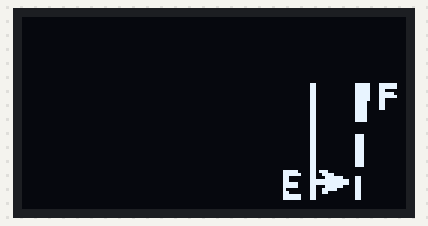
The sketch below on a simulated Arduino Uno, built with avr-gcc and run on an emulated ATmega328P. Shown: 128×64 one-colour display.

Above: at 0.1 s.

The sketch:

Tanque_vacio.ino
```cpp
#include <Wire.h>      // libreria para bus I2C
#include <Adafruit_GFX.h>   // libreria para pantallas graficas
#include <Adafruit_SSD1306.h>   // libreria para controlador SSD1306

#define ANCHO 128     // reemplaza ocurrencia de ANCHO por 128
#define ALTO 64       // reemplaza ocurrencia de ALTO por 64

#define OLED_RESET 4      // necesario por la libreria pero no usado
Adafruit_SSD1306 oled(ANCHO, ALTO, &Wire, OLED_RESET);  // crea objeto

static const unsigned char PROGMEM logoBmp[] =

{
 0x00, 0x60, 0x00, 0xf8, 0xfc, 0x00, 0x60, 0x00, 0xf8, 0xfc, 0x00, 0x60, 0x00, 0xf8, 0xc0, 0x00,
 0x60, 0x00, 0xf8, 0xf8, 0x00, 0x60, 0x00, 0xf8, 0xfc, 0x00, 0x60, 0x00, 0xf8, 0xc0, 0x00, 0x60,
  0x00, 0xf0, 0xc0, 0x00, 0x60, 0x00, 0xf0, 0xc0, 0x00, 0x60, 0x00, 0xf0, 0xc0, 0x00, 0x60, 0x00,
  0xf0, 0x00, 0x00, 0x60, 0x00, 0xf0, 0x00, 0x00, 0x60, 0x00, 0xf0, 0x00, 0x00, 0x60, 0x00, 0xf0,
  0x00, 0x00, 0x60, 0x00, 0x00, 0x00, 0x00, 0x60, 0x00, 0x00, 0x00, 0x00, 0x60, 0x00, 0x00, 0x00,
  0x00, 0x60, 0x00, 0x00, 0x00, 0x00, 0x60, 0x00, 0xe0, 0x00, 0x00, 0x60, 0x00, 0xe0, 0x00, 0x00,
  0x60, 0x00, 0xe0, 0x00, 0x00, 0x60, 0x00, 0xe0, 0x00, 0x00, 0x60, 0x00, 0xe0, 0x00, 0x00, 0x60,
  0x00, 0xe0, 0x00, 0x00, 0x60, 0x00, 0xe0, 0x00, 0x00, 0x60, 0x00, 0xe0, 0x00, 0x00, 0x60, 0x00,
  0xe0, 0x00, 0x00, 0x60, 0x00, 0xe0, 0x00, 0x00, 0x60, 0x00, 0xe0, 0x00, 0x00, 0x60, 0x00, 0x00,
  0x00, 0xf8, 0x6e, 0x00, 0x00, 0x00, 0xfc, 0x67, 0x80, 0x00, 0x00, 0xc0, 0x63, 0xf0, 0xc0, 0x00,
  0xc0, 0x7f, 0xfc, 0xc0, 0x00, 0xf8, 0x7f, 0xfc, 0xc0, 0x00, 0xf8, 0x63, 0xf0, 0xc0, 0x00, 0x80,
  0x67, 0xc0, 0xc0, 0x00, 0xc0, 0x66, 0x00, 0xc0, 0x00, 0xfc, 0x60, 0x00, 0xc0, 0x00, 0xfc, 0x60,
  0x00, 0xc0, 0x00, 0x00, 0x00, 0x00, 0x00, 0x00, 0x00, 0x00, 0x00, 0x00, 0x00, 0x00, 0x00, 0x00,
  0x00, 0x00, 0x00, 0x00, 0x00, 0x00, 0x00, 0x00, 0x00, 0x00, 0x00, 0x00, 0x00, 0x00, 0x00, 0x00,
  0x00
};


void setup() {
  Wire.begin();         // inicializa bus I2C
  oled.begin(SSD1306_SWITCHCAPVCC, 0x3C); // inicializa pantalla con direccion 0x3C
}

void loop() {
  oled.clearDisplay();      // limpia pantalla
  oled.drawBitmap(87, 22, logoBmp, 38, 45, WHITE);
  oled.display();     // muestra en pantalla todo lo establecido anteriormente
  delay(5000);
}
```
